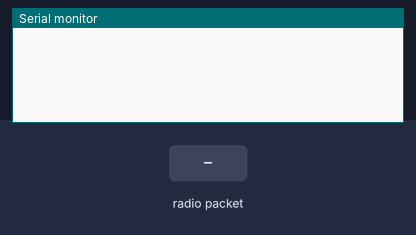
Simulated run of this sketch. Board: Arduino Uno, built with avr-gcc and run on an emulated ATmega328P. Shown: the last lines printed to the serial monitor. Inputs (shaded band) come from the test bench. No radio packets arrive unless stated.

Above: at 1.2 s.
1.3 s: radio packet "C" arrives
At 2.0 s:
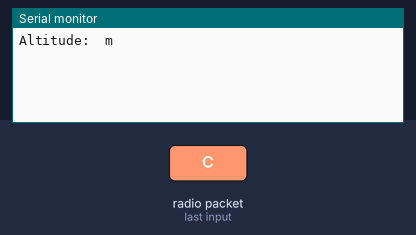
2.8 s: radio packet "A" arrives
At 3.1 s:
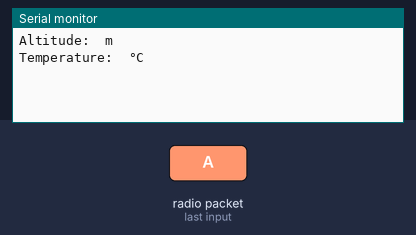
4.3 s: radio packet "B" arrives
At 5.5 s:
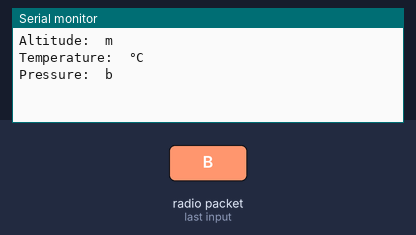

Measured:
- after the input at 1.3 s, the serial monitor: prints a new line at once (image 1)
- after the input at 2.8 s, the serial monitor: prints a new line at once (image 2)
- after the input at 4.3 s, the serial monitor: prints a new line at once (image 3)

The sketch:

receiverChecksum.ino
```cpp
// Include RadioHead Amplitude Shift Keying Library
#include <RH_ASK.h>
// Include dependant SPI Library
#include <SPI.h>

// Create Amplitude Shift Keying Object
RH_ASK rf_driver;
uint8_t buflen;

int total = 0;
float n = 5;
uint8_t buf[RH_ASK_MAX_MESSAGE_LEN];
String msg1;
char msg2;
String msg3;

void setup()
{
    // Initialize ASK Object
    rf_driver.init();
    // Setup Serial Monitor
    Serial.begin(9600);

//    for(int i = 0; i<10; i++){
//      n = 0;
//      while (n < 1000){
//         buflen = sizeof(buf);                           // determina o tamanho do buffer
//          if (rf_driver.recv(buf, &buflen)){
//              String m = (String)((char*)buf);
//              m.remove(10);
//              n = m.toFloat();
//          }}}

}

void loop()
{
// Set buffer to size of expected message
    buflen = sizeof(buf);      // Check if received packet is correct size
    if (rf_driver.recv(buf, &buflen))
    {

      msg1 = (String)((char*)buf);
      msg2 = msg1.charAt(0);
      msg1.remove(0,1);

      if (msg2 == 'C'){
        Serial.print("Altitude: ");               // print na console serial
        msg1.remove(5);
        Serial.print(msg1);
        Serial.println(" m ");
      }

      else if (msg2 == 'A'){
        Serial.print("Temperature: ");               // print na console serial                      // print do endereço do transmissor em Hexadecimal
        msg1.remove(5);
        Serial.print(msg1);
        Serial.println(" °C ");
      }

      else if (msg2 == 'B'){
        Serial.print("Pressure: ");               // print na console serial
        msg1.remove(10);
        Serial.print(msg1);
        Serial.println(" b ");
      }

      total ++;
      }
      // Message received with valid checksum

}
```
